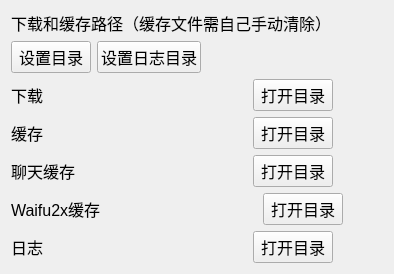
          <widget class="QFrame" name="frame_11">
           <property name="font">
            <font>
             <pointsize>12</pointsize>
            </font>
           </property>
           <property name="styleSheet">
            <string notr="true"/>
           </property>
           <layout class="QVBoxLayout" name="verticalLayout_13">
            <item>
             <widget class="QLabel" name="label_21">
              <property name="maximumSize">
               <size>
                <width>16777215</width>
                <height>32</height>
               </size>
              </property>
              <property name="font">
               <font>
                <pointsize>12</pointsize>
               </font>
              </property>
              <property name="text">
               <string>下载和缓存路径（缓存文件需自己手动清除）</string>
              </property>
             </widget>
            </item>
            <item>
             <layout class="QHBoxLayout" name="horizontalLayout_10">
              <item>
               <widget class="QPushButton" name="setDirButton">
                <property name="text">
                 <string>设置目录</string>
                </property>
               </widget>
              </item>
              <item>
               <widget class="QPushButton" name="setLogDirButton">
                <property name="text">
                 <string>设置日志目录</string>
                </property>
               </widget>
              </item>
              <item>
               <spacer name="horizontalSpacer_8">
                <property name="orientation">
                 <enum>Qt::Horizontal</enum>
                </property>
                <property name="sizeHint" stdset="0">
                 <size>
                  <width>40</width>
                  <height>20</height>
                 </size>
                </property>
               </spacer>
              </item>
             </layout>
            </item>
            <item>
             <layout class="QHBoxLayout" name="horizontalLayout_2">
              <item>
               <widget class="QLabel" name="label_3">
                <property name="minimumSize">
                 <size>
                  <width>80</width>
                  <height>0</height>
                 </size>
                </property>
                <property name="text">
                 <string>下载</string>
                </property>
               </widget>
              </item>
              <item>
               <widget class="QLabel" name="downloadDir">
                <property name="minimumSize">
                 <size>
                  <width>150</width>
                  <height>0</height>
                 </size>
                </property>
                <property name="text">
                 <string/>
                </property>
               </widget>
              </item>
              <item>
               <widget class="QPushButton" name="openDownloadDir">
                <property name="text">
                 <string>打开目录</string>
                </property>
               </widget>
              </item>
              <item>
               <spacer name="horizontalSpacer_16">
                <property name="orientation">
                 <enum>Qt::Horizontal</enum>
                </property>
                <property name="sizeHint" stdset="0">
                 <size>
                  <width>40</width>
                  <height>20</height>
                 </size>
                </property>
               </spacer>
              </item>
             </layout>
            </item>
            <item>
             <layout class="QHBoxLayout" name="horizontalLayout_18">
              <item>
               <widget class="QLabel" name="label_4">
                <property name="minimumSize">
                 <size>
                  <width>80</width>
                  <height>0</height>
                 </size>
                </property>
                <property name="text">
                 <string>缓存</string>
                </property>
               </widget>
              </item>
              <item>
               <widget class="QLabel" name="cacheDir">
                <property name="minimumSize">
                 <size>
                  <width>150</width>
                  <height>0</height>
                 </size>
                </property>
                <property name="text">
                 <string/>
                </property>
               </widget>
              </item>
              <item>
               <widget class="QPushButton" name="openCacheDir">
                <property name="text">
                 <string>打开目录</string>
                </property>
               </widget>
              </item>
              <item>
               <spacer name="horizontalSpacer_17">
                <property name="orientation">
                 <enum>Qt::Horizontal</enum>
                </property>
                <property name="sizeHint" stdset="0">
                 <size>
                  <width>40</width>
                  <height>20</height>
                 </size>
                </property>
               </spacer>
              </item>
             </layout>
            </item>
            <item>
             <layout class="QHBoxLayout" name="horizontalLayout_20">
              <item>
               <widget class="QLabel" name="label_27">
                <property name="minimumSize">
                 <size>
                  <width>80</width>
                  <height>0</height>
                 </size>
                </property>
                <property name="text">
                 <string>聊天缓存</string>
                </property>
               </widget>
              </item>
              <item>
               <widget class="QLabel" name="chatDir">
                <property name="minimumSize">
                 <size>
                  <width>150</width>
                  <height>0</height>
                 </size>
                </property>
                <property name="text">
                 <string/>
                </property>
               </widget>
              </item>
              <item>
               <widget class="QPushButton" name="openChatDir">
                <property name="text">
                 <string>打开目录</string>
                </property>
               </widget>
              </item>
              <item>
               <spacer name="horizontalSpacer_18">
                <property name="orientation">
                 <enum>Qt::Horizontal</enum>
                </property>
                <property name="sizeHint" stdset="0">
                 <size>
                  <width>40</width>
                  <height>20</height>
                 </size>
                </property>
               </spacer>
              </item>
             </layout>
            </item>
            <item>
             <layout class="QHBoxLayout" name="horizontalLayout_19">
              <item>
               <widget class="QLabel" name="label_5">
                <property name="minimumSize">
                 <size>
                  <width>80</width>
                  <height>0</height>
                 </size>
                </property>
                <property name="text">
                 <string>Waifu2x缓存</string>
                </property>
               </widget>
              </item>
              <item>
               <widget class="QLabel" name="waifu2xDir">
                <property name="minimumSize">
                 <size>
                  <width>150</width>
                  <height>0</height>
                 </size>
                </property>
                <property name="text">
                 <string/>
                </property>
               </widget>
              </item>
              <item>
               <widget class="QPushButton" name="openWaifu2xDir">
                <property name="text">
                 <string>打开目录</string>
                </property>
               </widget>
              </item>
              <item>
               <spacer name="horizontalSpacer_19">
                <property name="orientation">
                 <enum>Qt::Horizontal</enum>
                </property>
                <property name="sizeHint" stdset="0">
                 <size>
                  <width>40</width>
                  <height>20</height>
                 </size>
                </property>
               </spacer>
              </item>
             </layout>
            </item>
            <item>
             <layout class="QHBoxLayout" name="horizontalLayout_31">
              <item>
               <widget class="QLabel" name="label_42">
                <property name="minimumSize">
                 <size>
                  <width>80</width>
                  <height>0</height>
                 </size>
                </property>
                <property name="text">
                 <string>日志</string>
                </property>
               </widget>
              </item>
              <item>
               <widget class="QLabel" name="logLabel">
                <property name="minimumSize">
                 <size>
                  <width>150</width>
                  <height>0</height>
                 </size>
                </property>
                <property name="text">
                 <string/>
                </property>
               </widget>
              </item>
              <item>
               <widget class="QPushButton" name="openLogDir">
                <property name="text">
                 <string>打开目录</string>
                </property>
               </widget>
              </item>
              <item>
               <spacer name="horizontalSpacer_28">
                <property name="orientation">
                 <enum>Qt::Horizontal</enum>
                </property>
                <property name="sizeHint" stdset="0">
                 <size>
                  <width>40</width>
                  <height>20</height>
                 </size>
                </property>
               </spacer>
              </item>
             </layout>
            </item>
            <item>
             <layout class="QHBoxLayout" name="horizontalLayout_30"/>
            </item>
           </layout>
          </widget>
